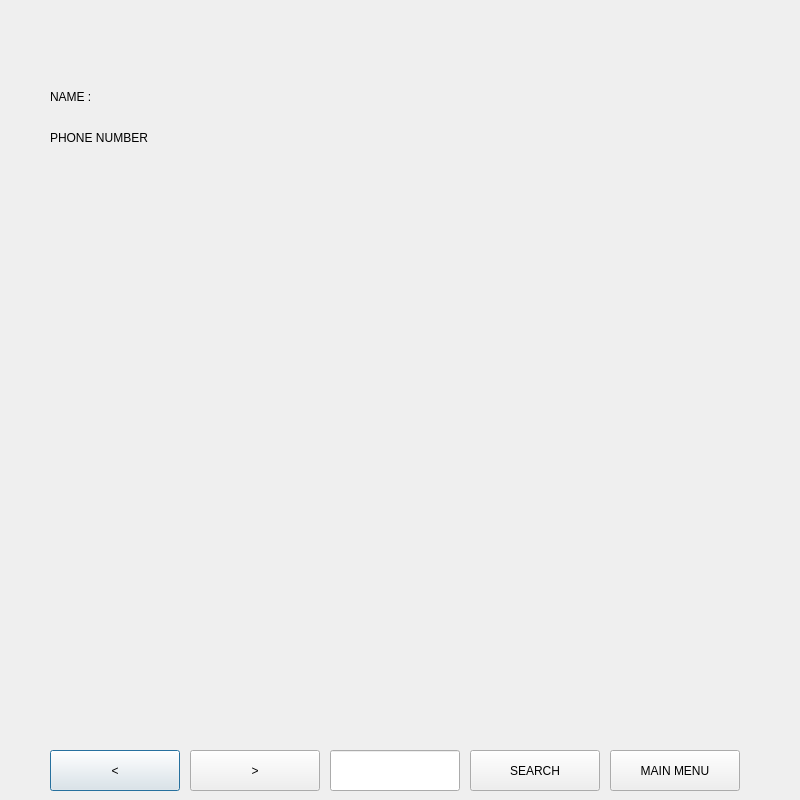
<?xml version="1.0" encoding="UTF-8"?>
<ui version="4.0">
 <class>Dialog</class>
 <widget class="QDialog" name="Dialog">
  <property name="geometry">
   <rect>
    <x>0</x>
    <y>0</y>
    <width>800</width>
    <height>800</height>
   </rect>
  </property>
  <property name="windowTitle">
   <string>Dialog</string>
  </property>
  <widget class="QPushButton" name="pushButton_3">
   <property name="geometry">
    <rect>
     <x>50</x>
     <y>750</y>
     <width>130</width>
     <height>41</height>
    </rect>
   </property>
   <property name="font">
    <font>
     <weight>50</weight>
     <italic>false</italic>
     <bold>false</bold>
    </font>
   </property>
   <property name="text">
    <string>&lt;</string>
   </property>
  </widget>
  <widget class="QPushButton" name="pushButton_4">
   <property name="geometry">
    <rect>
     <x>190</x>
     <y>750</y>
     <width>130</width>
     <height>41</height>
    </rect>
   </property>
   <property name="text">
    <string>&gt;</string>
   </property>
  </widget>
  <widget class="QPushButton" name="pushButton_6">
   <property name="geometry">
    <rect>
     <x>470</x>
     <y>750</y>
     <width>130</width>
     <height>41</height>
    </rect>
   </property>
   <property name="text">
    <string>SEARCH</string>
   </property>
  </widget>
  <widget class="QPushButton" name="pushButton_7">
   <property name="geometry">
    <rect>
     <x>610</x>
     <y>750</y>
     <width>130</width>
     <height>41</height>
    </rect>
   </property>
   <property name="text">
    <string>MAIN MENU</string>
   </property>
  </widget>
  <widget class="QLabel" name="label_7">
   <property name="geometry">
    <rect>
     <x>50</x>
     <y>90</y>
     <width>47</width>
     <height>13</height>
    </rect>
   </property>
   <property name="text">
    <string>NAME :</string>
   </property>
  </widget>
  <widget class="QLabel" name="label_8">
   <property name="geometry">
    <rect>
     <x>50</x>
     <y>130</y>
     <width>101</width>
     <height>16</height>
    </rect>
   </property>
   <property name="text">
    <string>PHONE NUMBER :</string>
   </property>
  </widget>
  <widget class="QLineEdit" name="lineEdit">
   <property name="geometry">
    <rect>
     <x>330</x>
     <y>750</y>
     <width>130</width>
     <height>41</height>
    </rect>
   </property>
  </widget>
 </widget>
 <resources/>
 <connections/>
</ui>
